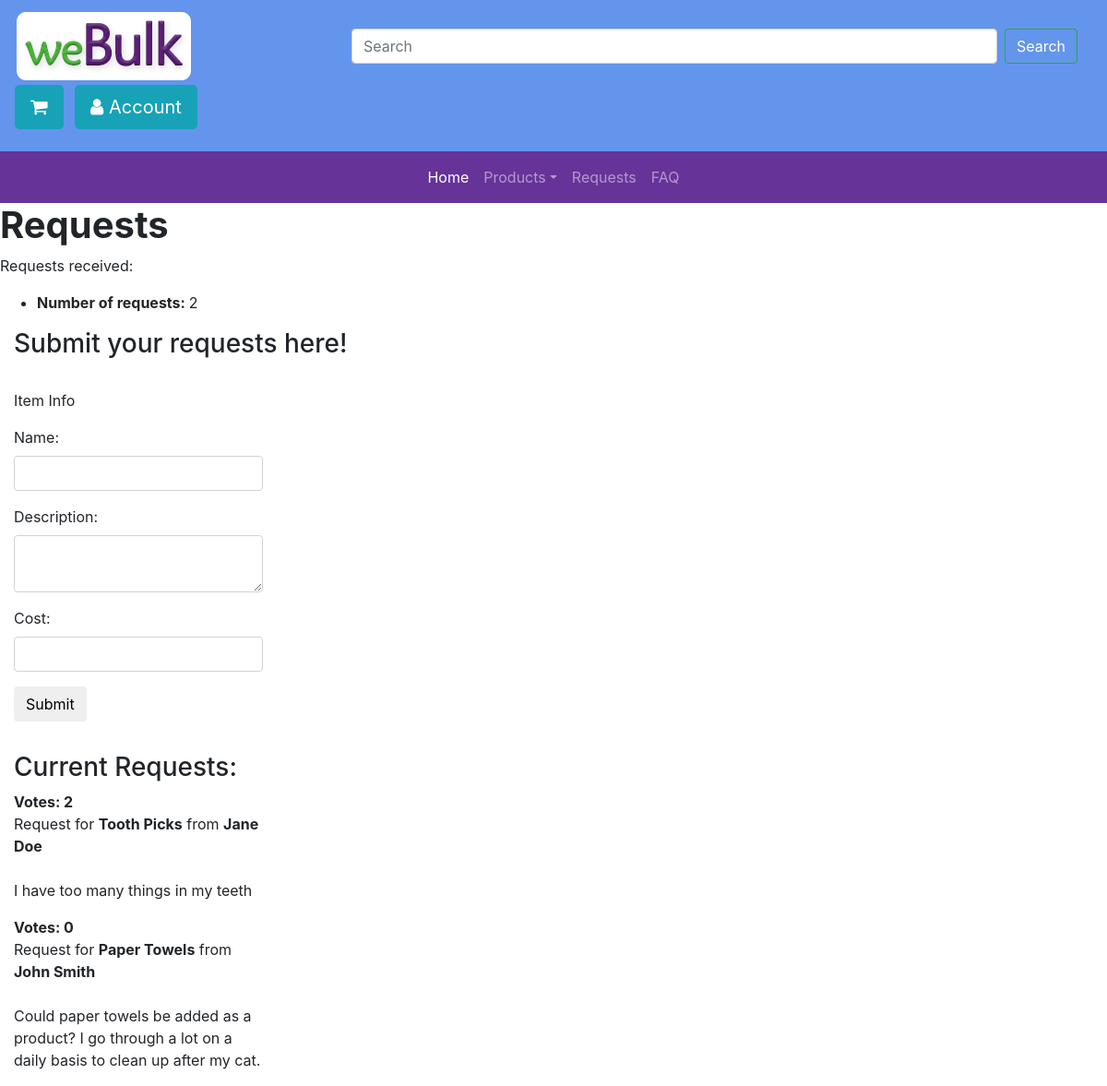
The page /catalog/requests on the database as committed earlier.
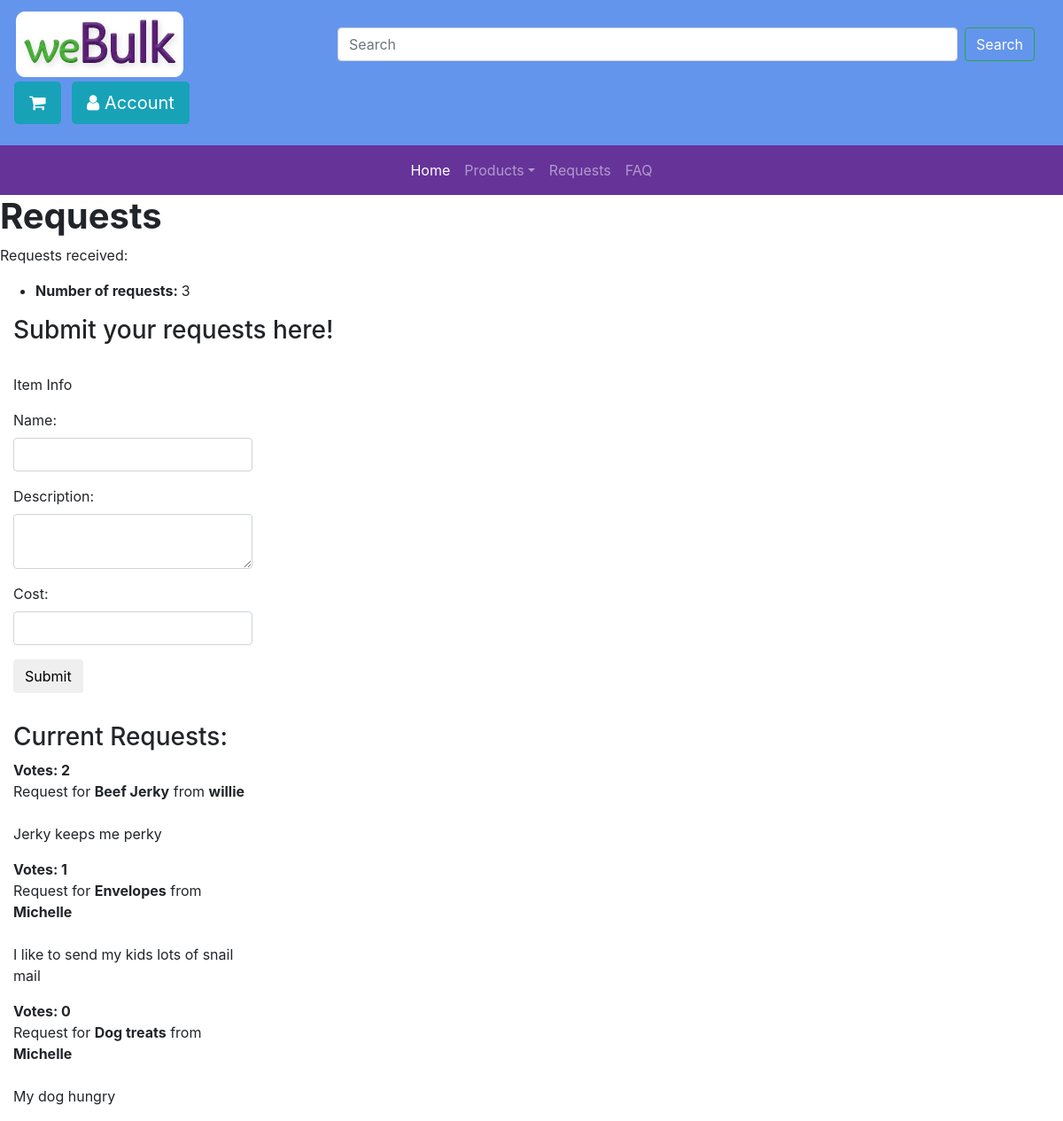
The same page on the database as committed later.
### catalog/models.py (models this page shows, shortened)
class Request(models.Model):
    user = models.ForeignKey(User, on_delete=models.SET_NULL, null=True)
    request_title = models.CharField(max_length=200, help_text="Enter Request Title")
    request_text = models.TextField(max_length=200, help_text="Enter Request Text")
    popularity = models.IntegerField(default=0)
    class Meta:
        ordering = ["request_title"]
    def display_user(self):
        """
        Creates a string for the Genre. This is required to display genre in Admin.
        """
        return self.user.name
    display_user.short_description = 'User'

class User(models.Model):
    name = models.CharField(max_length=200, help_text="Enter User Name")
    email = models.CharField(max_length=200, unique=True, help_text="Enter Email Address")
    password_hash = models.CharField(max_length=200)
    shipping_address = models.CharField(max_length=200, help_text="Comma Separated Shipping Address")
    billing_address = models.CharField(max_length=200, help_text="Comma Separated Billing Address")
    account_standing = models.IntegerField(default=0)
    class Meta:
        ordering = ["name"]
    def __str__(self):
        return self.name

### catalog/views.py (the view)
# urls.py: url(r'requests', views.requests, name='requests'),
def requests(request):
    num_requests=Request.objects.count()
    rquests=Request.objects.order_by('-popularity').all()
    return render(
    	request,
    	'requests.html',
    	context={'num_requests':num_requests, 'rquests': rquests}
    )

### catalog/templates/requests.html
{% extends "base_generic.html" %}
{% block content %}
<h1><strong>Requests</strong></h1>
<p>Requests received:</p>
<ul>
	<li><strong>Number of requests: </strong>{{num_requests}}</li>
</ul>
<div class="container-fluid" id="request-body">
  <div class="row">
    <div class="col-sm-12 req-title">
      <h3>Submit your requests here!</h3>
    </div>
	<div class="col-sm-3 req-title">
    <form>
    <p><br>Item Info</p>
    <div class="form-group">
      <label for="product">Name:</label>
      <input type="text" class="form-control" id="product">
    </div>
    <div class="form-group">
      <label for="description">Description:</label>
      <textarea type="text" class="form-control" id="description"></textarea>
    </div>
    <div class="form-group">
      <label for="cost">Cost:</label>
      <input type="text" class="form-control" id="cost">
    </div>
    <button type="submit" class="btn btn-default">Submit</button>
    </form>
    <h3><br>Current Requests:</h3>
    {% for r in rquests %}
    <p><strong>Votes: {{r.popularity}}</strong><br>
    		   Request for <strong>{{r.request_title}}</strong> from <strong>{{r.user}}</strong><br><br>
               {{r.request_text}}
    </p>
    {% endfor %}
	</div>
  </div>
</div>
{% endblock %}

Rows that differ between the two databases and show on the page:
removed Request: popularity "2", request_title "Tooth Picks", user "Jane Doe", request_text "I have too many things in my teeth"
added Request: popularity "2", request_title "Beef Jerky", user "willie", request_text "Jerky keeps me perky"
added Request: popularity "1", request_title "Envelopes", user "Michelle", request_text "I like to send my kids lots of snail mail"
changed Request: request_title "Paper Towels" → "Dog treats"; user "John Smith" → "Michelle"; request_text "Could paper towels be added as a product? I go through a lot on a daily basis to clean up after my cat." → "My dog hungry"
Other text that changed with them:
{{ num_requests }}: "2" → "3"
